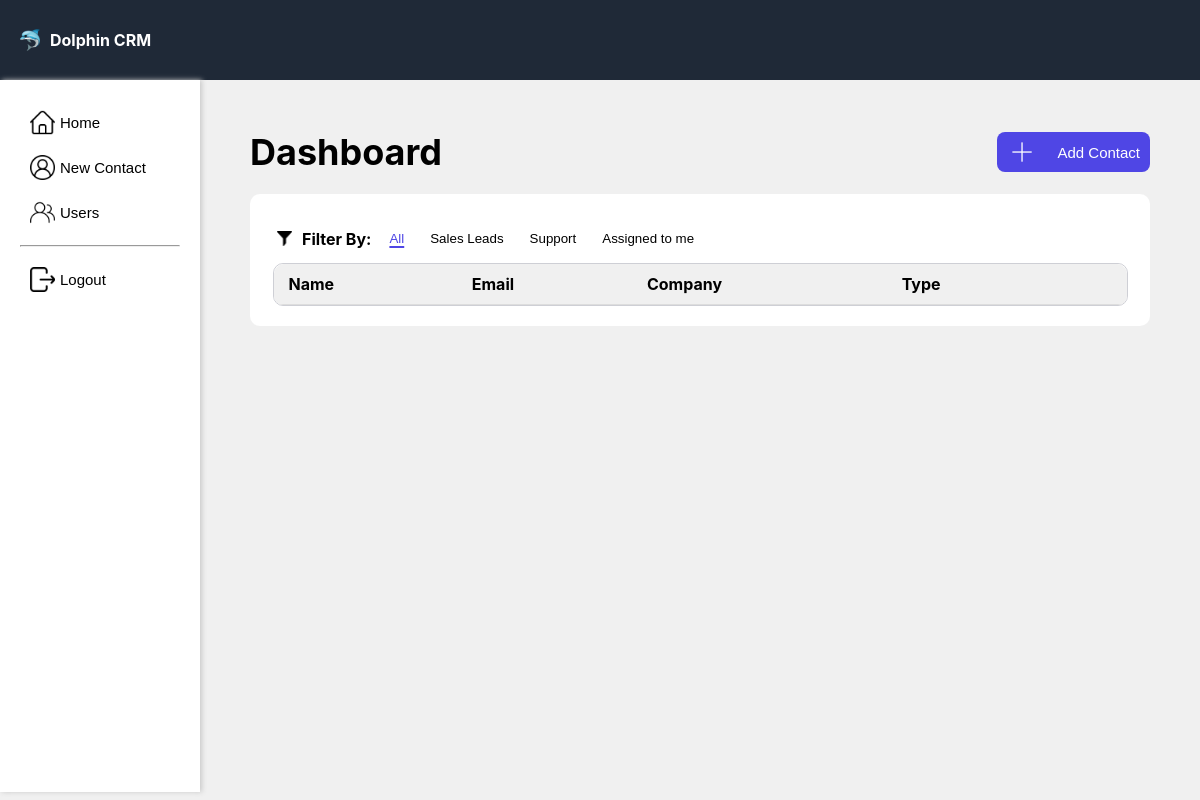
/dashboard.php, run on an earlier commit of the app's database.
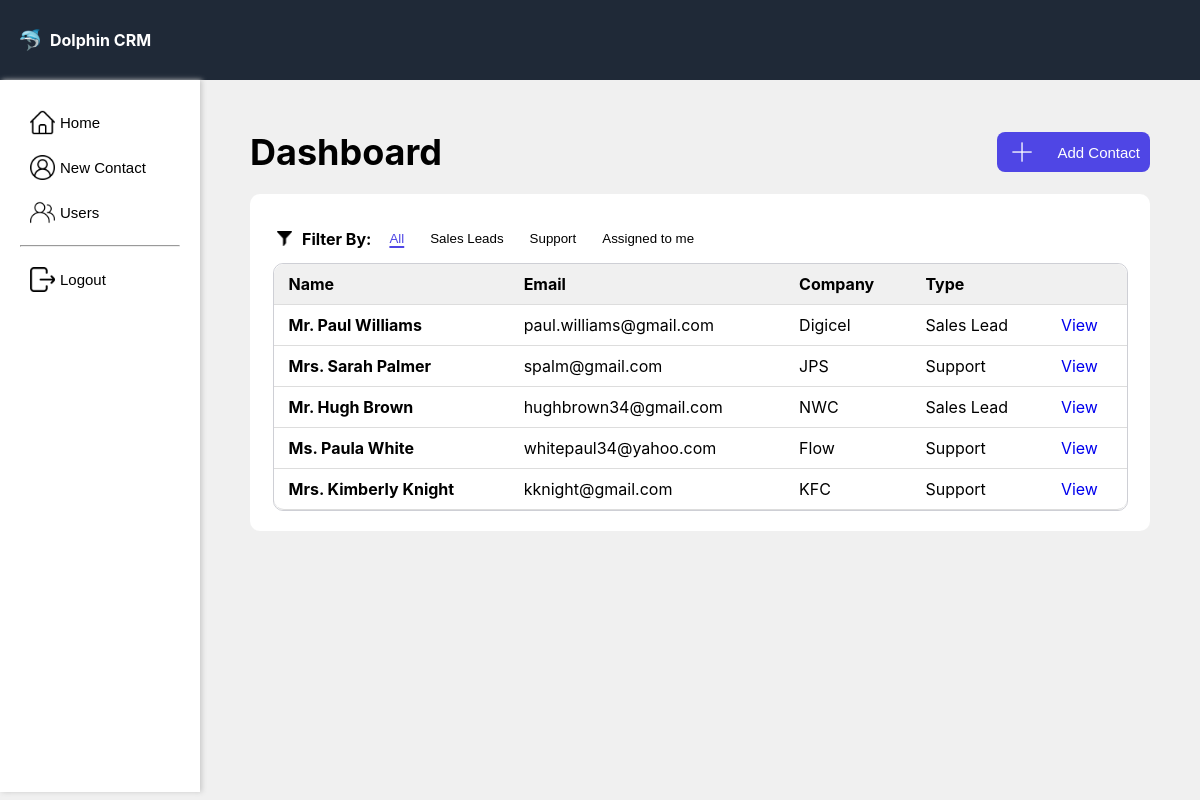
And on a later commit of the database.
### tables this page shows
CREATE TABLE Contacts (
    `id` INT NOT NULL AUTO_INCREMENT PRIMARY KEY,
    `title` VARCHAR(255) NOT NULL DEFAULT '',
    `firstname` VARCHAR(255) NOT NULL DEFAULT '',
    `lastname` VARCHAR(255) NOT NULL DEFAULT '',
    `email` VARCHAR(510) NOT NULL DEFAULT '',
    `telephone` VARCHAR(255) NOT NULL DEFAULT '',
    `company` VARCHAR(255) NOT NULL DEFAULT '',
    `type` VARCHAR(255) NOT NULL DEFAULT '',
    `assigned_to` INT NOT NULL DEFAULT 0,  
    `created_by` INT NOT NULL DEFAULT 0,  
    `created_at` DATETIME DEFAULT CURRENT_TIMESTAMP,
    `updated_at` TIMESTAMP DEFAULT CURRENT_TIMESTAMP ON UPDATE CURRENT_TIMESTAMP
);

### dashboard.php (called while the page is built)
<?php
$host = 'localhost';
$username = 'root';
$password = '';
$dbname = 'dolphin_crm';
$class1 = 'nt';
$class2 = 'fl';
$class3 = 'fl';
$class4 = 'fl';
try {
    $conn = new PDO(
        'mysql:host=' . $host . ';dbname=' . $dbname,
        $username,
        $password
    );
} catch (Exception $e) {
    die($e->getMessage());
}
$statement = $conn->query("SELECT * FROM Contacts");
$contacts = $statement->fetchAll(PDO::FETCH_ASSOC);
require 'dashboard-view.php';
?>

### dashboard-view.php (the view, shortened to what this page needs)
<!DOCTYPE html>
<html lang="en">
    <head>
        <link rel="stylesheet" href="styles.css?v=<?php echo time(); ?>" type="text/css" />
    </head>
    <body>
        <div class="container">
            <?php include 'header.php'; ?>
            <section id="main-container">
                <div class="heading">
                    <h1>Dashboard</h1>
                    <button class="addContact-btn">
                        <img src="plus.png" alt="plus image">
                        <span>Add Contact</span>
                    </button>
                </div>
                <br>
                <div class="contact-table">
                    <div class="filter">
                        <img src="filter.png" alt="filter icon">
                        <p>Filter By:</p>
                        <a href="dashboard.php">
                            <button class="<?= $class1; ?>">All</button>
                        </a>
                        <a href="dashboard-sl.php">
                            <button class="<?= $class2; ?>">Sales Leads</button>
                        </a>
                        <a href="dashboard-s.php">
                            <button class="<?= $class3; ?>">Support</button>
                        </a>
                        <a href="#">
                            <button class="<?= $class4; ?>">Assigned to me</button>
                        </a>
                    </div>
                    <table>
                        <thead>
                            <tr>
                                <th>Name</th>
                                <th>Email</th>
                                <th>Company</th>
                                <th>Type</th>
                                <th></th>
                            </tr>
                        </thead>
                        <tbody>
                            <?php foreach ($contacts as $contact): ?>
                            <tr>
                                <td><strong><?= $contact['title'].'. '.$contact['firstname'].' '.$contact['lastname']; ?></strong></td>
                                <td><?= $contact['email']; ?></td>
                                <td><?= $contact['company']; ?></td>
                                <td><?= $contact['type']; ?></td>
                                <td><a href="#">View</a></td>
                            </tr>
                            <?php endforeach; ?>
                        </tbody>
                    </table>
                </div>
            </section>
            <?php include 'sidebar.php'; ?>
        </div>
    </body>
</html>

### header.php
<header>
    <img src="Dolphin.png" alt="Dolphin CRM Logo">
    <h1>Dolphin CRM</h1>
</header>

### sidebar.php
<aside>
    <div class="home">
        <a href="#">
            <button class="btn home-btn">
                <img  src="home.png">
                <span>Home</span>
            </button>
        </a>
    </div>
    <div class="newContact">
        <a href="#">
            <button class="btn newContact-btn">
                <img  src="newContact.png">
                <span>New Contact</span>
            </button>
        </a>
    </div>
    <div class="users">
        <a href="#">
            <button class="btn users-btn">
                <img  src="users.png">
                <span>Users</span>
            </button>
        </a>
    </div>
    <hr>
    <div class="logout">
        <a href="#">
            <button class="btn logout-btn">
                <img  src="logout.png">
                <span>Logout</span>
            </button>
        </a>
    </div>
</aside>

### styles.css (style rules this page uses)
:root { --darkblue: #1f2937; --grey: #f0f0f0; --grey2: #e2e2e2; --blue:#4f46e5; --defaultFontFamily: -apple-system,BlinkMacSystemFont,Segoe UI,Roboto,Helvetica Neue,Arial,Noto Sans,sans-serif,Apple Color Emoji,Segoe UI Emoji,Segoe UI Symbol,Noto Color Emoji; }
* { margin: 0; }
.container { display: grid; grid-template-columns: 1fr 5fr; grid-template-rows: 10vh 84vh; top: 0; left: 0; }
body { font-family: var(--defaultFontFamily); background-color: var(--grey); height: 100%; }
header { display: flex; align-items: center; justify-content: flex-start; background-color: var(--darkblue); color: #ffffff; font-size: 8px; padding: 10px; grid-column: 1/3; grid-row: 1; }
header img { width: 20px; padding-left: 10px; padding-right: 10px; }
.heading { display: flex; align-items: center; justify-content: space-between; }
.heading h1 { font-size: 36px; }
.heading img { width: 30px; padding-right: 20px; }
.heading .addContact-btn { display: flex; align-items: center; background-color: var(--blue); padding: 5px 10px; color: white; font-size: 15px; }
.heading button { border: 0px; border-radius: 8px; }
section { grid-column: 2; grid-row: 2; padding: 50px; }
aside { grid-column: 1; background-color: white; padding: 20px; height: 100%; box-shadow: 2px 0px 5px #c9c9c9; grid-row: 2; }
aside a { text-decoration: none; }
aside img { width: 25px; }
aside hr { padding-left: 5px; }
aside button { background-color: white; border: 0px; padding: 10px; padding-left: 10px; width:100%; }
aside .btn { display: flex; align-items: center; padding: 10px; }
aside .logout-btn { margin-top: 10px; }
aside .users-btn { margin-bottom: 10px; }
aside span { padding-left: 5px; font-size: 15px; }
.contact-table { width:100%; background-color: white; padding: 20px 0px; border-radius: 10px; }
.filter { display:flex; align-items: center; justify-content: flex-start; padding: 1% 3%; gap: 0px 10px; }
.filter img { width: 15px; }
.filter button { border: 0; background-color: white; padding: 8px; border-radius: 8px; }
.filter p { font-weight: bold; }
.filter .nt { color: var(--blue); text-decoration: underline solid var(--blue) 15%; text-underline-position: under; }
table { border-collapse: separate; border-spacing: 0; overflow: hidden; width: 95%; border-radius: 10px; border: 1px solid #cecfd5; background-color: white; margin-left: auto; margin-right: auto; }
table a { text-decoration: none; }
tr:first-child th:first-child { border-top-left-radius: 10px; }
tr:first-child th:last-child { border-top-right-radius: 10px; }
tr:last-child td:first-child { border-bottom-left-radius: 10px; }
tr:last-child td:last-child { border-bottom-right-radius: 10px; }
th, td { padding: 10px 15px; border-bottom: 1px solid #ddd; }
th { background: var(--grey); text-align: left; }

What changed in the data, as far as the page shows it:
added contacts: title "Mr", firstname "Paul", lastname "Williams", email "paul.williams@gmail.com", company "Digicel", type "Sales Lead"
added contacts: title "Mrs", firstname "Sarah", lastname "Palmer", email "spalm@gmail.com", company "JPS", type "Support"
added contacts: title "Mr", firstname "Hugh", lastname "Brown", email "hughbrown34@gmail.com", company "NWC", type "Sales Lead"
added contacts: title "Ms", firstname "Paula", lastname "White", email "whitepaul34@yahoo.com", company "Flow", type "Support"
added contacts: title "Mrs", firstname "Kimberly", lastname "Knight", email "kknight@gmail.com", company "KFC", type "Support"
